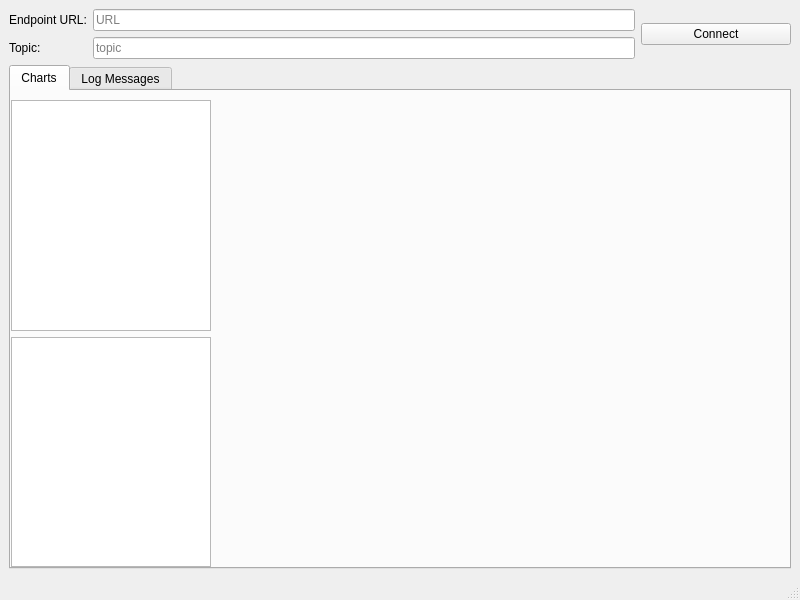
<?xml version="1.0" encoding="UTF-8"?>
<ui version="4.0">
 <class>MainWindow</class>
 <widget class="QMainWindow" name="MainWindow">
  <property name="geometry">
   <rect>
    <x>0</x>
    <y>0</y>
    <width>800</width>
    <height>600</height>
   </rect>
  </property>
  <property name="windowTitle">
   <string>MainWindow</string>
  </property>
  <widget class="QWidget" name="centralwidget">
   <layout class="QVBoxLayout" name="verticalLayout">
    <item>
     <layout class="QHBoxLayout" name="horizontalLayout">
      <property name="sizeConstraint">
       <enum>QLayout::SetMinimumSize</enum>
      </property>
      <item>
       <layout class="QFormLayout" name="formLayout">
        <item row="0" column="0">
         <widget class="QLabel" name="label">
          <property name="text">
           <string>Endpoint URL:</string>
          </property>
         </widget>
        </item>
        <item row="0" column="1">
         <widget class="QLineEdit" name="endpointLine">
          <property name="minimumSize">
           <size>
            <width>400</width>
            <height>0</height>
           </size>
          </property>
          <property name="placeholderText">
           <string>URL</string>
          </property>
         </widget>
        </item>
        <item row="1" column="0">
         <widget class="QLabel" name="label_2">
          <property name="text">
           <string>Topic:</string>
          </property>
         </widget>
        </item>
        <item row="1" column="1">
         <widget class="QLineEdit" name="topicLine">
          <property name="minimumSize">
           <size>
            <width>400</width>
            <height>0</height>
           </size>
          </property>
          <property name="placeholderText">
           <string>topic</string>
          </property>
         </widget>
        </item>
       </layout>
      </item>
      <item>
       <widget class="QPushButton" name="connectButton">
        <property name="minimumSize">
         <size>
          <width>150</width>
          <height>0</height>
         </size>
        </property>
        <property name="text">
         <string>Connect</string>
        </property>
        <property name="checkable">
         <bool>true</bool>
        </property>
       </widget>
      </item>
     </layout>
    </item>
    <item>
     <layout class="QGridLayout" name="gridLayout_3">
      <property name="sizeConstraint">
       <enum>QLayout::SetMaximumSize</enum>
      </property>
      <item row="0" column="0">
       <widget class="QTabWidget" name="tabWidget">
        <property name="currentIndex">
         <number>0</number>
        </property>
        <widget class="QWidget" name="tab">
         <attribute name="title">
          <string>Charts</string>
         </attribute>
         <layout class="QVBoxLayout" name="verticalLayout_4">
          <property name="leftMargin">
           <number>0</number>
          </property>
          <property name="rightMargin">
           <number>0</number>
          </property>
          <property name="bottomMargin">
           <number>0</number>
          </property>
          <item>
           <layout class="QGridLayout" name="gridLayout_2">
            <item row="0" column="1">
             <widget class="QCustomPlot" name="fullChart" native="true"/>
            </item>
            <item row="1" column="1">
             <widget class="QCustomPlot" name="sequenceChart" native="true"/>
            </item>
            <item row="0" column="0">
             <widget class="QListView" name="fullChartSeriesList">
              <property name="maximumSize">
               <size>
                <width>200</width>
                <height>16777215</height>
               </size>
              </property>
              <property name="alternatingRowColors">
               <bool>true</bool>
              </property>
             </widget>
            </item>
            <item row="1" column="0">
             <widget class="QListView" name="sequenceChartsSeriesList">
              <property name="maximumSize">
               <size>
                <width>200</width>
                <height>16777215</height>
               </size>
              </property>
             </widget>
            </item>
           </layout>
          </item>
         </layout>
        </widget>
        <widget class="QWidget" name="tab_2">
         <attribute name="title">
          <string>Log Messages</string>
         </attribute>
         <layout class="QVBoxLayout" name="verticalLayout_3">
          <property name="leftMargin">
           <number>0</number>
          </property>
          <property name="rightMargin">
           <number>0</number>
          </property>
          <property name="bottomMargin">
           <number>0</number>
          </property>
          <item>
           <layout class="QVBoxLayout" name="verticalLayout_2">
            <item>
             <widget class="QPlainTextEdit" name="logMessageArea">
              <property name="readOnly">
               <bool>true</bool>
              </property>
             </widget>
            </item>
           </layout>
          </item>
         </layout>
        </widget>
       </widget>
      </item>
     </layout>
    </item>
   </layout>
  </widget>
  <widget class="QMenuBar" name="menubar">
   <property name="geometry">
    <rect>
     <x>0</x>
     <y>0</y>
     <width>800</width>
     <height>43</height>
    </rect>
   </property>
  </widget>
  <widget class="QStatusBar" name="statusbar"/>
 </widget>
 <customwidgets>
  <customwidget>
   <class>QCustomPlot</class>
   <extends>QWidget</extends>
   <header>qcustomplot.h</header>
   <container>1</container>
  </customwidget>
 </customwidgets>
 <resources/>
 <connections/>
</ui>
